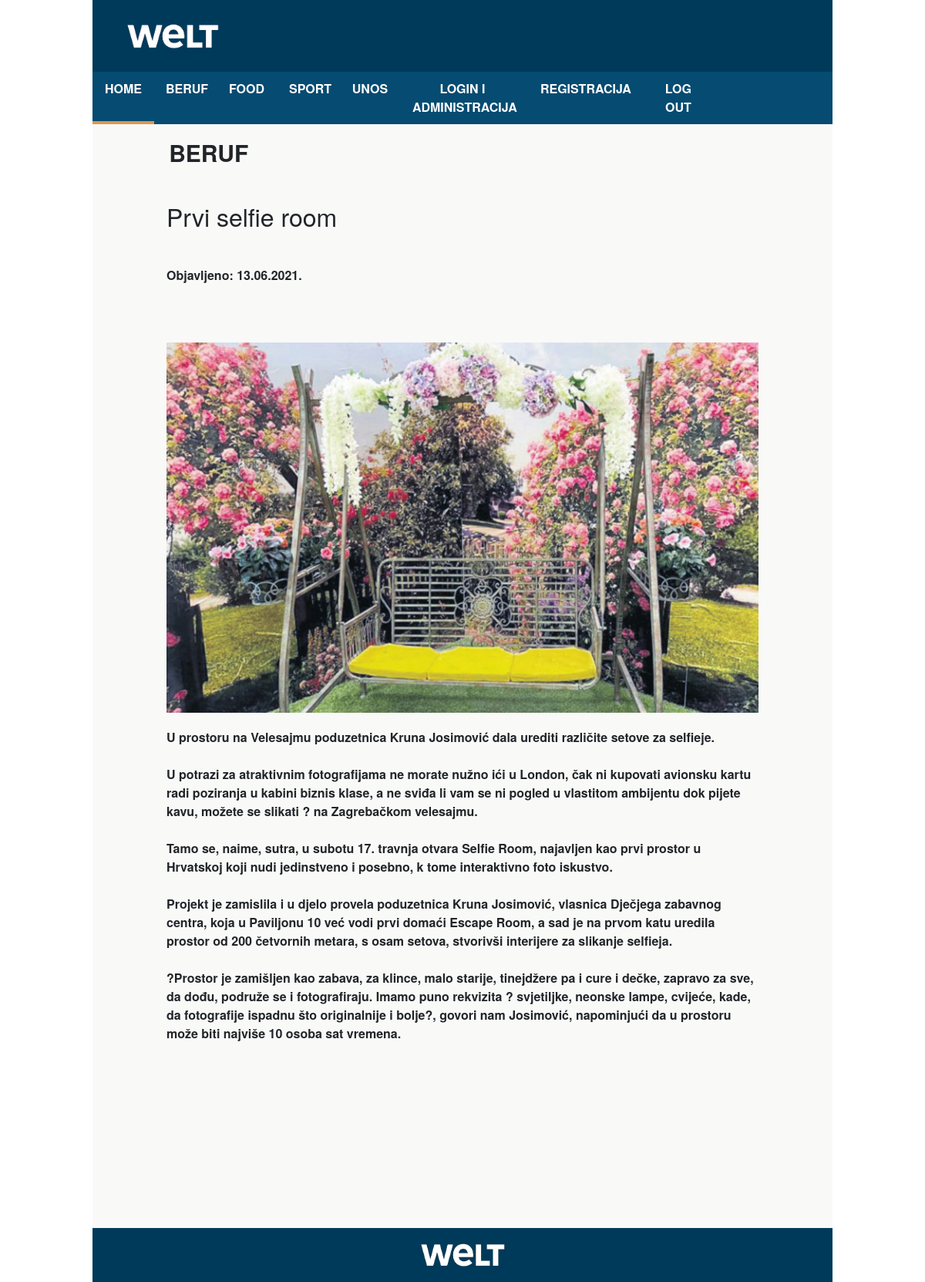
/clanak.php?id=14, run on the app's committed database.
### tables this page shows
CREATE TABLE `vijesti` (
  `id` int(11) NOT NULL,
  `datum` varchar(32) NOT NULL,
  `naslov` varchar(64) NOT NULL,
  `sazetak` text NOT NULL,
  `tekst` text NOT NULL,
  `slika` varchar(64) NOT NULL,
  `kategorija` varchar(64) NOT NULL,
  `arhiva` tinyint(1) NOT NULL
);

### clanak.php (the view, shortened to what this page needs)
<!DOCTYPE html>
<html lang="de">
    <head>
        <link rel="stylesheet" href="bootstrap/css/bootstrap.min.css" />
        <link rel="stylesheet" type="text/css" href="style.css"/>
    </head>
    <body>
        <main class="page">
            <header>
                <div class="container-fluid">
                    <div class="row" id="header-logo">
                        <div class="col-sm-12 col-md-12">
                            <a href="index.php"><img src="images/welt-logo.png" alt="Welt logo"/></a>
                        </div>
                    </div>
                    <div class="row" id="nav">
                        <div class="col-sm-12 col-md-1" id="home">
                            <a href="index.php">Home</a>
                        </div>
                        <div class="col-sm-12 col-md-1">
                            <a href="kategorija.php?id=beruf">Beruf</a>
                        </div>
                        <div class="col-sm-12 col-md-1">
                            <a href="kategorija.php?id=food">Food</a>
                        </div>
                        <div class="col-sm-12 col-md-1">
                            <a href="kategorija.php?id=sport">Sport</a>
                        </div>
                        <div class="col-sm-12 col-md-1">
                            <a href="unos.html">Unos</a>
                        </div>
                        <div class="col-sm-12 col-md-2">
                            <a href="administracija.php">Login i Administracija</a>
                        </div>
                        <div class="col-sm-12 col-md-2">
                            <a href="registracija.php">Registracija</a>
                        </div>
                        <div class="col-sm-12 col-md-1">
                                <a href="logout.php">Log out</a>
                        </div>
                    </div>
                </div>
            </header>
            <?php
                include "connect.php";
                $target_dir = 'images/';
                $id = $_GET['id'];
                $query = "SELECT * from vijesti WHERE id = $id";
                $result = mysqli_query($dbc, $query);
                $row = mysqli_fetch_array($result);
            ?>
            <h1>
                <?php
                echo "<span style = 'text-transform: uppercase; padding: 20px 0 0 80px;'>".$row['kategorija']."</span>";
                ?>
            </h1>
            <article id="clanak">
                <h2>
                    <?php
                    echo $row['naslov'];
                    ?>
                </h2>
                <p class="date"><?php echo "Objavljeno: ".$row['datum']; ?></p>
                <?php
                    echo '<img style="padding: 20px 0; width: 100%;" src="' . $target_dir . $row['slika'] . '">';
                ?>
                <p id="tekst"> <?php echo nl2br($row['tekst']); ?> </p>
            </article>
            <footer>
                <div class="container-fluid">
                    <div class="row" id="footer-logo">
                        <div class="col-sm-12 col-md-12">
                            <img src="images/welt-logo.png" alt="Welt logo"/>
                        </div>
                    </div>
                </div>
            </footer>
        </main>
    </body>
</html>

### style.css (style rules this page uses)
* { margin: 0; padding: 0; font-family: "Helvetica Neue",Helvetica,Arial,sans-serif; letter-spacing: normal; font-weight: bold; }
.page { clear: both; background-color: #F9F9F8; width: 80%; margin: 0 auto; min-height: 100%; }
.row { margin: 0; padding: 0; }
.container-fluid { width: 100%; padding: 0; }
header { background-color: #003A5A; }
header img { width: 150px; padding: 2% 0 2% 3%; text-align: center; display: block; }
#nav { background-color: #064b71; }
a { display: block; color: white; text-transform: uppercase; text-decoration: none; text-align: center; padding: 10px 0; }
#home { border-bottom: 4px solid #dd974c; }
h1 { width: inherit; height: 50px; text-transform: uppercase; font-size: 30px; font-weight: bold; text-align: left; padding: 2%; }
.date { padding: 5% 0; }
footer { background-color: #003A5A; clear: both; text-align: center; position: relative; z-index: 1; height: -3em; margin-top: 15em; }
footer img { width: 150px; padding: 2%; }
#clanak { width: 80%; margin: 50px auto; }

### data on the page
vijesti: kategorija "BERUF", naslov "Prvi selfie room", datum "13.06.2021.", slika (picture), tekst "U prostoru na Velesajmu poduzetnica Kruna Josimović dala urediti različite setove za selfieje. U potrazi za atraktivnim fotografijama ne morate nužno ići u London, čak ni kupovati avionsku kartu radi poziranja u kabini biznis klase, a ne sviđa li vam se ni pogled u vlastitom ambijentu dok pijete kavu, možete se slikati ? na Zagrebačkom velesajmu. Tamo se, naime, sutra, u subotu 17. travnja otvara Selfie Room, najavljen kao prvi prostor u Hrvatskoj koji nudi jedinstveno i posebno, k tome interaktivno foto iskustvo. Projekt je zamislila i u djelo provela poduzetnica Kruna Josimović, vlasnica Dječjega zabavnog centra, koja u Paviljonu 10 već vodi prvi domaći Escape Room, a sad je na prvom katu…"
